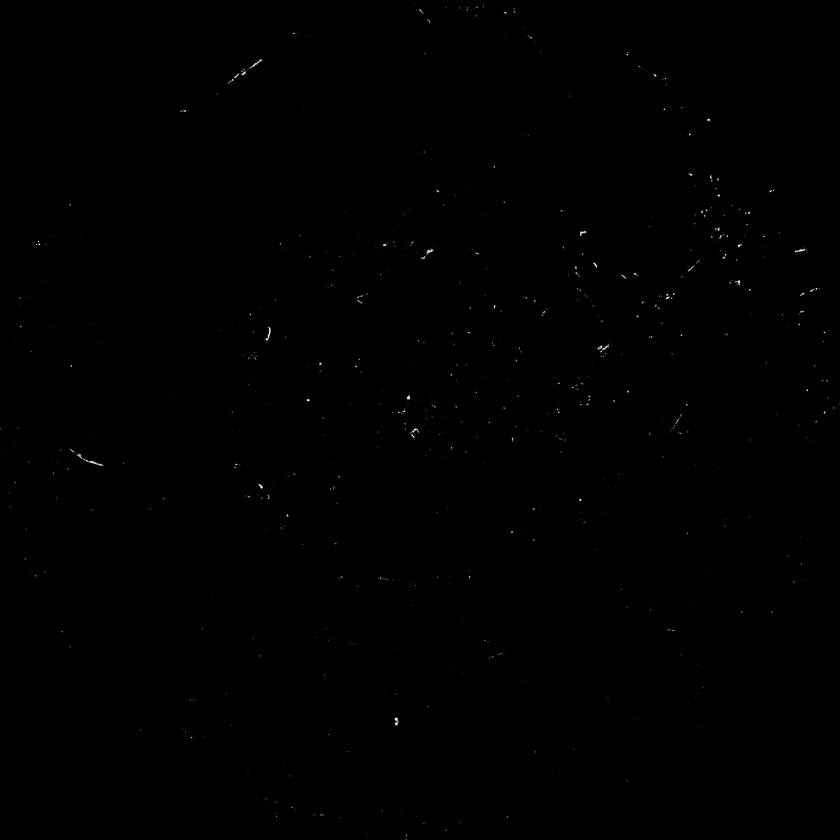
#> input picture waferDefectTesting/sky1-modified.png, 840 x 840 px, shrunk from 3824 x 3824 before the run
$ python boxDefect.py
#> lines starting #> are read from the running program, lines starting #| are printed output that depends on the picture; after the words box and inside, x2 and y2 are one past the last pixel; in counts of white or black regions, pixels touching at a corner belong together
import numpy as np
import cv2
import os
import argparse
import random as rng
import matplotlib.pyplot as plt

img = cv2.imread("sky1-modified.png")
#> img is the input picture: shape (840, 840, 3); min 0, max 255, mean 0.3
imgGray = cv2.cvtColor(img, cv2.COLOR_BGR2GRAY)
threshold = 100
# rows, cols, _ = img.shape

print("begin write")

# [50 lines of commented-out code are left out]


edges = cv2.Canny(imgGray, threshold, threshold*2)
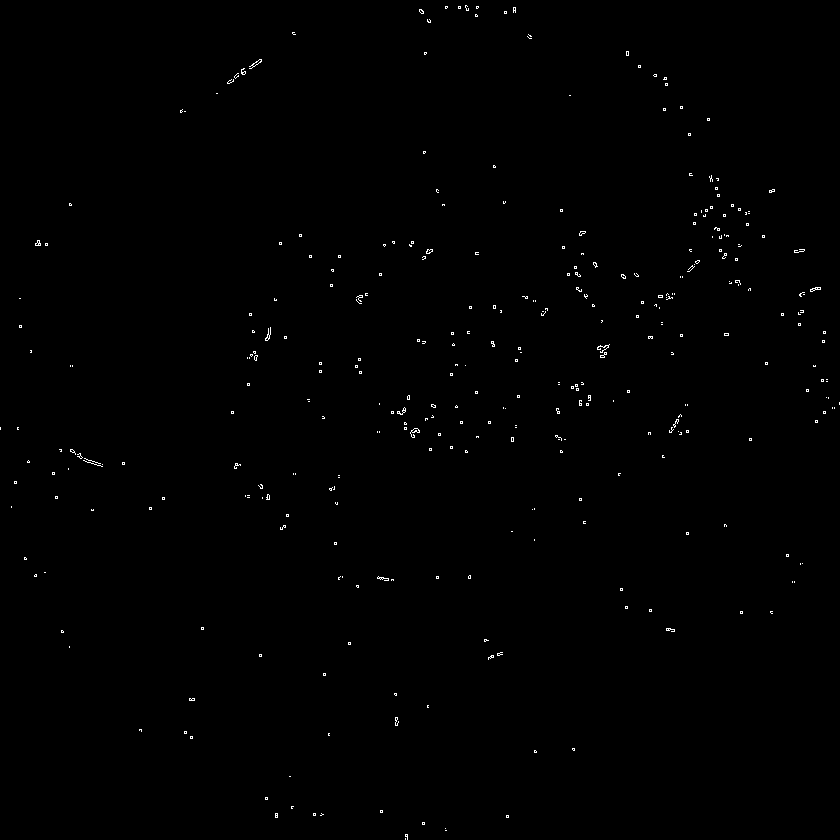
#> edges: shape (840, 840); 0.38% white in thin lines or dots
contours, hierarchy = cv2.findContours(edges, cv2.RETR_EXTERNAL, cv2.CHAIN_APPROX_SIMPLE)
#> contours = 348 contours, 345 with area under 20; largest, box (x1, y1, x2, y2) and area: (249, 59, 262, 69) 26, (410, 428, 420, 438) 25, (810, 287, 821, 292) 21

idx = 0
for i in range(len(contours)):
    # contouredImage = cv2.drawContours(imgGray, contours[i], -1,255,3)
    # c = max(contours[i],key = cv2.contourArea)
    x,y,w,h = cv2.boundingRect(contours[i])
    cv2.rectangle(img, (x,y), (x+w,y+h), color = (0,0,255), thickness = 1)
#> this loop made 348 passes
#> (x, y, w, h) on passes 1 to 3: (405, 838, 1, 2), (405, 834, 3, 6), (445, 830, 2, 1)
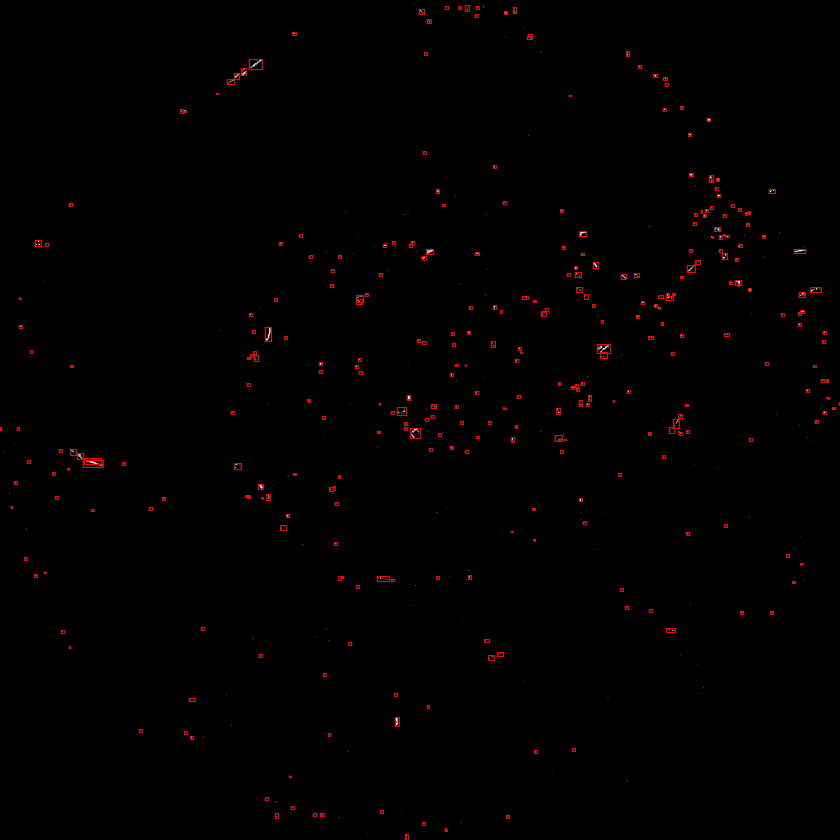
#> img: shape (840, 840, 3); 0.63% of pixels changed, all inside (x1, y1, x2, y2) = (0, 5, 840, 840)

# cv2.imwrite("Bounded Images/test16.jpg", img)
print("Number of defect points detected: " + str(len(contours)))
#| Number of defect points detected: 348

print("write complete")
